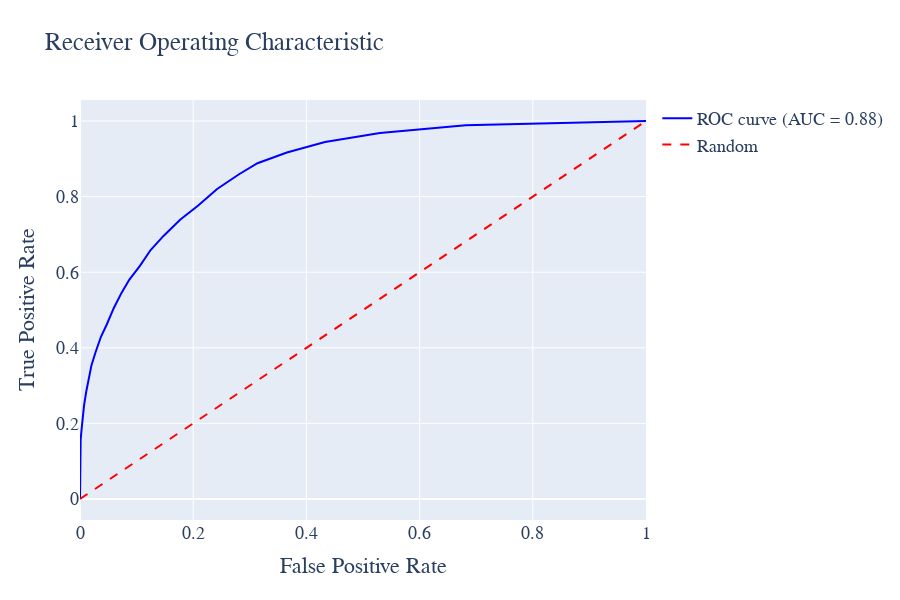

Notebook cell for this chart:
### Code cell
import plotly.graph_objects as go
from sklearn.metrics import roc_curve, auc

# 计算ROC曲线
roc_auc = auc(fpr, tpr)

# 创建布局
layout = go.Layout(
    title='Receiver Operating Characteristic',
    xaxis=dict(title='False Positive Rate'),
    yaxis=dict(title='True Positive Rate'),
    hovermode='closest',
    width=900, height=600,
    font=dict(family='Times New Roman', size=18)
)

# 创建ROC曲线图形
roc_trace = go.Scatter(
    x=fpr,
    y=tpr,
    mode='lines',
    line=dict(color='blue', width=2),
    name='ROC curve (AUC = %0.2f)' % roc_auc
)

# 创建对角线图形
diagonal_trace = go.Scatter(
    x=[0, 1],
    y=[0, 1],
    mode='lines',
    line=dict(color='red', width=2, dash='dash'),
    name='Random'
)

# 创建图表数据
data = [roc_trace, diagonal_trace]

# 创建图表
fig = go.Figure(data=data, layout=layout)


fig.write_html('Show/4_5_6.html')
# 显示图表
fig.show()

### Figure 1 — Plotly figure (JSON) as saved in the notebook; plotly's stock layout.template omitted (floating-point values rounded to 4 significant figures)
{"data": [{"line": {"color": "blue", "width": 2}, "mode": "lines", "name": "ROC curve (AUC = 0.88)", "type": "scatter", "x": [0, 0.0002681, 0.0006256, 0.001162, 0.002592, 0.004558, 0.007149, 0.01099, 0.01546, 0.02029, 0.02761, 0.037, 0.04727, 0.05979, 0.07355, 0.08695, 0.1062, 0.1248, 0.1475, 0.1769, 0.2088, 0.2423, 0.2811, 0.3136, 0.3655, 0.4329, 0.5299, 0.6814, 1], "y": [0, 0.0973, 0.1297, 0.1565, 0.1814, 0.2132, 0.2478, 0.2838, 0.3192, 0.3541, 0.3889, 0.4292, 0.4616, 0.5054, 0.5459, 0.5797, 0.6173, 0.6586, 0.6959, 0.7386, 0.7765, 0.8203, 0.8592, 0.8884, 0.9168, 0.9443, 0.9684, 0.9889, 1]}, {"line": {"color": "red", "dash": "dash", "width": 2}, "mode": "lines", "name": "Random", "type": "scatter", "x": [0, 1], "y": [0, 1]}], "layout": {"font": {"family": "Times New Roman", "size": 18}, "height": 600, "hovermode": "closest", "title": {"text": "Receiver Operating Characteristic"}, "width": 900, "xaxis": {"title": {"text": "False Positive Rate"}}, "yaxis": {"title": {"text": "True Positive Rate"}}}}
